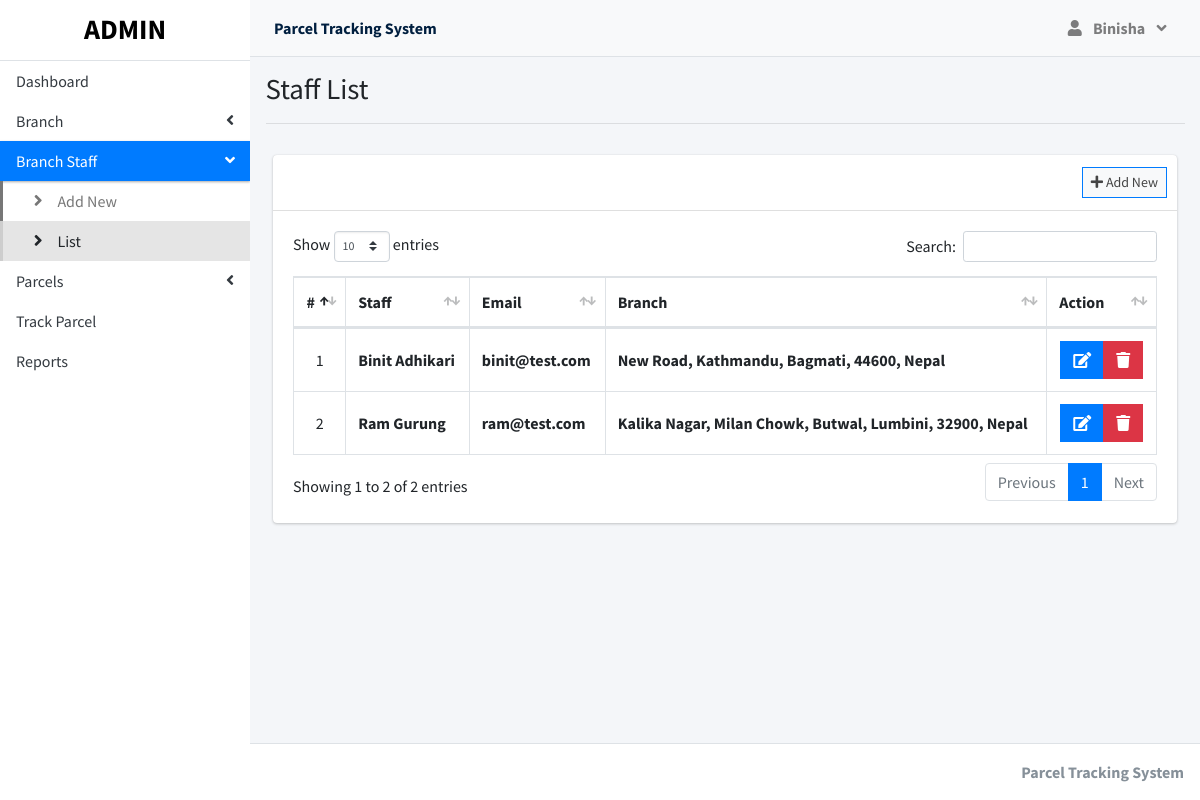
The page /index.php?page=staff_list (signed in) on the database its author committed.
### tables this page shows
CREATE TABLE `users` (
  `id` int(30) NOT NULL,
  `firstname` varchar(200) NOT NULL,
  `lastname` varchar(200) NOT NULL,
  `email` varchar(200) NOT NULL,
  `password` text NOT NULL,
  `type` tinyint(1) NOT NULL DEFAULT 2 COMMENT '1 = admin, 2 = staff',
  `branch_id` int(30) NOT NULL,
  `date_created` datetime NOT NULL DEFAULT current_timestamp()
);

### staff_list.php (the view, shortened to what this page needs)
<?php include'db_connect.php' ?>
<div class="col-lg-12">
	<div class="card">
		<div class="card-header">
			<div class="card-tools">
				<a class="btn btn-block btn-sm btn-default btn-flat border-primary " href="./index.php?page=new_staff"><i class="fa fa-plus"></i> Add New</a>
			</div>
		</div>
		<div class="card-body">
			<table class="table tabe-hover table-bordered" id="list">
				<!-- <colgroup>
					<col width="5%">
					<col width="15%">
					<col width="25%">
					<col width="25%">
					<col width="15%">
				</colgroup> -->
				<thead>
					<tr>
						<th class="text-center">#</th>
						<th>Staff</th>
						<th>Email</th>
						<th>Branch</th>
						<th>Action</th>
					</tr>
				</thead>
				<tbody>
					<?php
					$i = 1;
					$qry = $conn->query("SELECT u.*,concat(u.firstname,' ',u.lastname) as name,concat(b.street,', ',b.city,', ',b.state,', ',b.zip_code,', ',b.country) as baddress FROM users u inner join branches b on b.id = u.branch_id where u.type = 2 order by concat(u.firstname,' ',u.lastname) asc ");
					while($row= $qry->fetch_assoc()):
					?>
					<tr>
						<td class="text-center"><?php echo $i++ ?></td>
						<td><b><?php echo ucwords($row['name']) ?></b></td>
						<td><b><?php echo ($row['email']) ?></b></td>
						<td><b><?php echo ucwords($row['baddress']) ?></b></td>
						<td class="text-center">
		                    <div class="btn-group">
		                        <a href="index.php?page=edit_staff&id=<?php echo $row['id'] ?>" class="btn btn-primary btn-flat ">
		                          <i class="fas fa-edit"></i>
		                        </a>
		                        <button type="button" class="btn btn-danger btn-flat delete_staff" data-id="<?php echo $row['id'] ?>">
		                          <i class="fas fa-trash"></i>
		                        </button>
	                      </div>
						</td>
					</tr>
				<?php endwhile; ?>
				</tbody>
			</table>
		</div>
	</div>
</div>

### staff_list.php (style rules this page uses)
table td { vertical-align: middle !important; }

### rows shown on the page
users: name "Binit Adhikari", email "binit@test.com", baddress "New Road, Kathmandu, Bagmati, 44600, Nepal"
users: name "Ram Gurung", email "ram@test.com", baddress "Kalika Nagar, Milan Chowk, Butwal, Lumbini, 32900, Nepal"

### other values the page prints
$_SESSION['system']['name'] "Parcel Tracking System"
$_SESSION['login_firstname'] "Binisha"
$title "Staff List"
